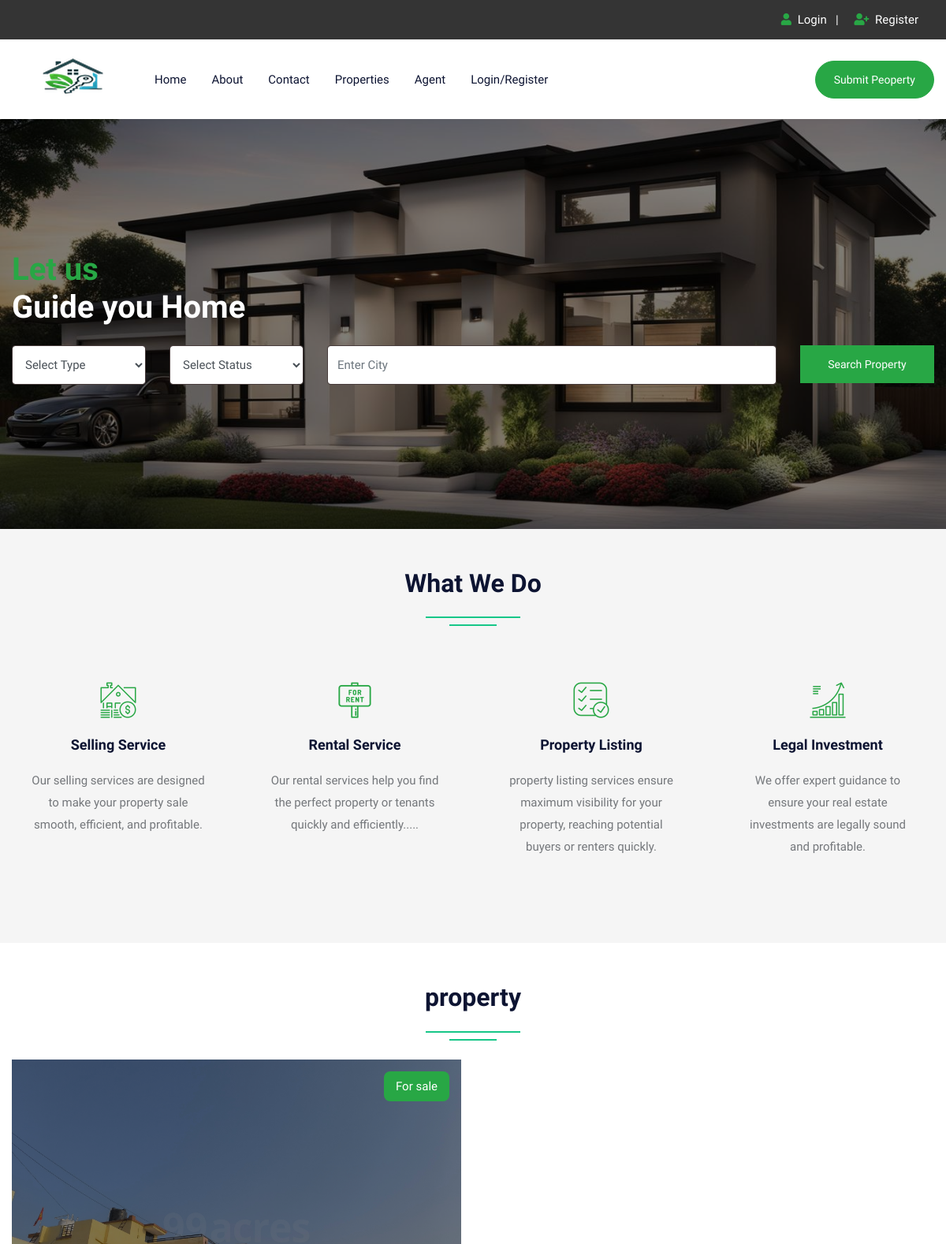
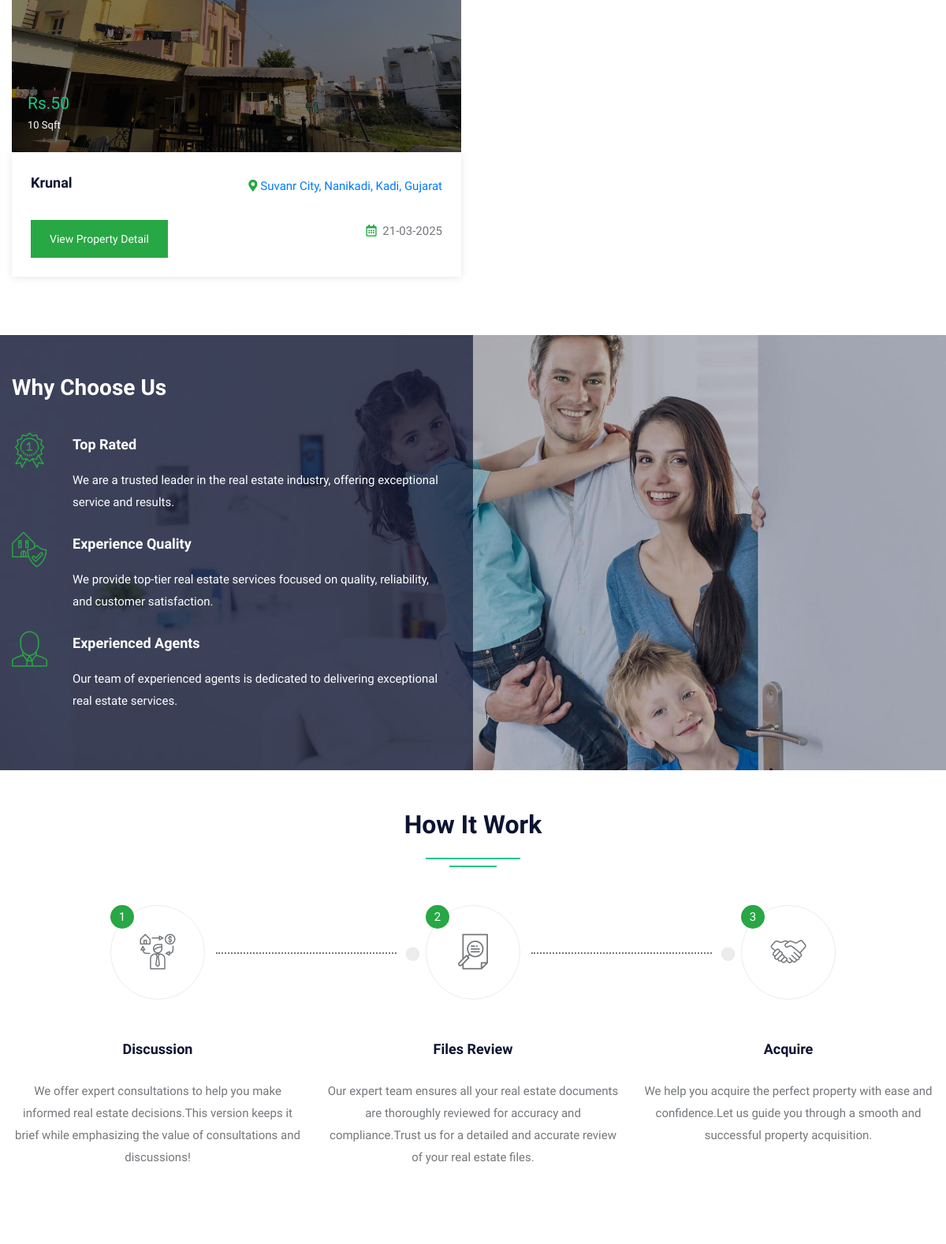
The page / (upper part) on the database its author committed (2 pictures, top to bottom).
### tables this page shows
CREATE TABLE `property` (
  `pid` int(11) NOT NULL,
  `title` varchar(200) NOT NULL,
  `pcontent` longtext NOT NULL,
  `type` varchar(100) NOT NULL,
  `bhk` varchar(50) NOT NULL,
  `stype` varchar(100) NOT NULL,
  `size` int(50) NOT NULL,
  `price` int(50) NOT NULL,
  `location` varchar(200) NOT NULL,
  `city` varchar(100) NOT NULL,
  `state` varchar(100) NOT NULL,
  `pimage1` varchar(50) NOT NULL,
  `pimage2` varchar(50) NOT NULL,
  `pimage3` varchar(50) NOT NULL,
  `pimage4` varchar(50) NOT NULL,
  `uid` int(50) NOT NULL,
  `status` varchar(50) NOT NULL,
  `date` datetime NOT NULL DEFAULT current_timestamp()
);

### index.php (the view, shortened to what this page needs)
<!DOCTYPE html>
<html lang="en">
<head>
<link rel="stylesheet" type="text/css" href="css/bootstrap.min.css">
<link rel="stylesheet" type="text/css" href="css/bootstrap-slider.css">
<link rel="stylesheet" type="text/css" href="css/jquery-ui.css">
<link rel="stylesheet" type="text/css" href="css/layerslider.css">
<link rel="stylesheet" type="text/css" href="css/color.css" id="color-change">
<link rel="stylesheet" type="text/css" href="css/owl.carousel.min.css">
<link rel="stylesheet" type="text/css" href="css/font-awesome.min.css">
<link rel="stylesheet" type="text/css" href="fonts/flaticon/flaticon.css">
<link rel="stylesheet" type="text/css" href="css/style.css">
</head>
<body>
<div id="page-wrapper">
    <div class="row">
		<?php include("include/header.php");?>
        <div class="overlay-black w-100 slider-banner1 position-relative" style="background-image: url('images/banner/model.jpg'); background-size:100% 130%; background-position:center; background-repeat: no-repeat;">
            <div class="container h-100">
                <div class="row h-100 align-items-center">
                    <div class="col-lg-12">
                        <div class="text-white">
                            <h1 class="mb-4"><span class="text-success">Let us</span><br>
                            Guide you Home</h1>
                             <form method="post" action="propertygrid.php">
                                <div class="row">
                                    <div class="col-md-6 col-lg-2">
                                        <div class="form-group">
                                            <select class="form-control" name="type">
                                                <option value="">Select Type</option>
                                            </select>
                                        </div>
                                    </div>
                                    <div class="col-md-6 col-lg-2">
                                        <div class="form-group">
                                            <select class="form-control" name="stype">
                                                <option value="">Select Status</option>
                                            </select>
                                        </div>
                                    </div>
                                    <div class="col-md-8 col-lg-6">
                                        <div class="form-group">
                                            <input type="text" class="form-control" name="city" placeholder="Enter City" required>
                                        </div>
                                    </div>
                                    <div class="col-md-4 col-lg-2">
                                        <div class="form-group">
                                            <button type="submit" name="filter" class="btn btn-success w-100">Search Property</button>
                                        </div>
                                    </div>
                                </div>
                            </form>
                        </div>
                    </div>
                </div>
            </div>
        </div>
        <div class="full-row bg-gray">
            <div class="container">
                <div class="row">
                    <div class="col-lg-12">
                        <h2 class="text-secondary double-down-line text-center mb-5">What We Do</h2></div>
                </div>
                <div class="text-box-one">
                    <div class="row">
                    <div class="col-lg-3 col-md-6">
                            <div class="p-4 text-center hover-bg-white hover-shadow rounded mb-4 transation-3s">
								<i class="flaticon-rent text-success flat-medium" aria-hidden="true"></i>
                                <h5 class="text-secondary hover-text-success py-3 m-0"><a href="#">Selling Service</a></h5>
                                <p>Our selling services are designed to make your property sale smooth, efficient, and profitable.</p>
                            </div>
                        </div>
                        <div class="col-lg-3 col-md-6">
                            <div class="p-4 text-center hover-bg-white hover-shadow rounded mb-4 transation-3s">
								<i class="flaticon-for-rent text-success flat-medium" aria-hidden="true"></i>
                                <h5 class="text-secondary hover-text-success py-3 m-0"><a href="#">Rental Service</a></h5>
                                <p>Our rental services help you find the perfect property or tenants quickly and efficiently.....</p>
                            </div>
                        </div>
                        <div class="col-lg-3 col-md-6">
                            <div class="p-4 text-center hover-bg-white hover-shadow rounded mb-4 transation-3s">
								<i class="flaticon-list text-success flat-medium" aria-hidden="true"></i>
                                <h5 class="text-secondary hover-text-success py-3 m-0"><a href="#">Property Listing</a></h5>
                                <p>property listing services ensure maximum visibility for your property, reaching potential buyers or renters quickly.</p>
                            </div>
                        </div>
                        <div class="col-lg-3 col-md-6">
                            <div class="p-4 text-center hover-bg-white hover-shadow rounded mb-4 transation-3s">
								<i class="flaticon-diagram text-success flat-medium" aria-hidden="true"></i>
                                <h5 class="text-secondary hover-text-success py-3 m-0"><a href="#">Legal Investment</a></h5>
                                <p>We offer expert guidance to ensure your real estate investments are legally sound and profitable.</p>
                            </div>
                        </div>
                    </div>
                </div>
            </div>
        </div>
        <div class="full-row">
            <div class="container">
                <div class="row">
                    <div class="col-md-12">
                    <h2 class="text-secondary double-down-line text-center mb-4">property</h2></div>
                    <?php
$query = mysqli_query($conn, "SELECT property.*, user.uname, user.utype, user.uimage
    FROM property
    JOIN user ON property.uid = user.uid
    WHERE property.status = 'approved'  -- Only approved properties
    ORDER BY property.date DESC LIMIT 9");
while ($row = mysqli_fetch_array($query)) {
?>
    <div class="col-md-6">
                                <div class="featured-thumb hover-zoomer mb-4">
                                    <div class="overlay-black overflow-hidden position-relative"> <img src="admin/property/<?php echo $row['12'];?>" alt="pimage1">
                                        <div class="sale bg-success text-white">For <?php echo $row['5'];?></div>
                                        <div class="price text-primary text-capitalize">Rs.<?php echo $row['7'];?> <span class="text-white"><?php echo $row['6'];?> Sqft</span></div>
                                    </div>
                                    <div class="featured-thumb-data shadow-one">
                                        <div class= "p-4 d-flex justify-content-between align-items-center">
                                            <h5 class="text-secondary hover-text-success mb-2 text-capitalize">
                                                <a href="propertydetail.php?pid=<?php echo $row['0'];?>"><?php echo $row['1'];?></a>
                                            </h5>
                                            <span class="location text-capitalize">
    <i class="fas fa-map-marker-alt text-success"></i>
    <a href="https://www.google.com/maps/search/<?php echo urlencode($row['8']); ?>" target="_blank">
        <?php echo $row['8']; ?>
    </a>
                                            </span>
                                        </div>
                                        <div class="px-4 pb-4 d-inline-block w-100">
                                        <a href="propertydetail.php?pid=<?php echo $row['pid']; ?>" class="btn btn-success btn-sm">View Property Detail</a>
                                            <div class="float-right">
                                                <i class="far fa-calendar-alt text-success mr-1"></i>
                                                <?php echo date('d-m-Y', strtotime($row['date'])); ?>
                                            </div>
                                        </div>
                                    </div>
                                </div>
                            </div>
                            <?php } ?>
                                </div>
                            </div>
                        </div>
                    </div>
                </div>
        <div class="full-row living bg-one overlay-secondary-half" style="background-image: url('images/01.jpg'); background-size: cover; background-position: center center; background-repeat: no-repeat;">
            <div class="container">
                <div class="row">
                    <div class="col-md-12 col-lg-6">
                        <div class="living-list pr-4">
                            <h3 class="pb-4 mb-3 text-white">Why Choose Us</h3>
                            <ul>
                                <li class="mb-4 text-white d-flex">
									<i class="flaticon-reward flat-medium float-left d-table mr-4 text-success" aria-hidden="true"></i>
									<div class="pl-2">
										<h5 class="mb-3">Top Rated</h5>
										<p>We are a trusted leader in the real estate industry, offering exceptional service and results.</p>
									</div>
                                </li>
                                <li class="mb-4 text-white d-flex">
									<i class="flaticon-real-estate flat-medium float-left d-table mr-4 text-success" aria-hidden="true"></i>
									<div class="pl-2">
										<h5 class="mb-3">Experience Quality</h5>
										<p>We provide top-tier real estate services focused on quality, reliability, and customer satisfaction.</p>
									</div>
                                </li>
                                <li class="mb-4 text-white d-flex">
									<i class="flaticon-seller flat-medium float-left d-table mr-4 text-success" aria-hidden="true"></i>
									<div class="pl-2">
										<h5 class="mb-3">Experienced Agents</h5>
										<p>Our team of experienced agents is dedicated to delivering exceptional real estate services.</p>
									</div>
                                </li>
                            </ul>
                        </div>
                    </div>
                </div>
            </div>
        </div>
        <div class="full-row">
            <div class="container">
                <div class="row">
                    <div class="col-lg-12">
                        <h2 class="text-secondary double-down-line text-center mb-5">How It Work</h2>
                        </div>
                </div>
                <div class="row">
                    <div class="col-md-4">
                        <div class="icon-thumb-one text-center mb-5">
                            <div class="bg-success text-white rounded-circle position-absolute z-index-9">1</div>
                            <div class="left-arrow"><i class="flaticon-investor flat-medium icon-success" aria-hidden="true"></i></div>
                            <h5 class="text-secondary mt-5 mb-4">Discussion</h5>
                            <p>We offer expert consultations to help you make informed real estate decisions.This version keeps it brief while emphasizing the value of consultations and discussions!</p>
                        </div>
                    </div>
                    <div class="col-md-4">
                        <div class="icon-thumb-one text-center mb-5">
                            <div class="bg-success text-white rounded-circle position-absolute z-index-9">2</div>
                            <div class="left-arrow"><i class="flaticon-search flat-medium icon-success" aria-hidden="true"></i></div>
                            <h5 class="text-secondary mt-5 mb-4">Files Review</h5>
                            <p>Our expert team ensures all your real estate documents are thoroughly reviewed for accuracy and compliance.Trust us for a detailed and accurate review of your real estate files.</p>
                        </div>
                    </div>
                    <div class="col-md-4">
                        <div class="icon-thumb-one text-center mb-5">
                            <div class="bg-success text-white rounded-circle position-absolute z-index-9">3</div>
                            <div><i class="flaticon-handshake flat-medium icon-success" aria-hidden="true"></i></div>
                            <h5 class="text-secondary mt-5 mb-4">Acquire</h5>
                            <p>We help you acquire the perfect property with ease and confidence.Let us guide you through a smooth and successful property acquisition.</p>
                        </div>
                    </div>
                </div>
            </div>
        </div>
</body>
</html>

### css/color.css (style rules this page uses)
:root { --theme-ordinary-color: #74777b; }
:root { --theme-primary-color: #17c788; }
:root { --theme-secondary-color: #0d1432; }
:root { --theme-white-color: #fff; }
:root { --theme-light-color: #f8f8f8; }
:root { --theme-gray-color: #f5f5f5; }
:root { --theme-footer-color: #091b4b; }
:root { --theme-dark-color: #091b4b; }
:root { --text-light-color: #a3a7af; }
:root { --theme-primary-opacity-color: rgba(11, 191, 141, .8); }
:root { --theme-secondary-opacity-color: rgba(13,20,50,0.7); }
:root { --theme-white-opacity-color: rgba(255, 255, 255, 0.3); }
:root { --theme-dark-opacity-color: rgba(0, 0, 0, 0.5); }
:root { --theme-ordinary-font: 'Muli', sans-serif; }
:root { --theme-highlight-font: 'Comfortaa', cursive; }

### rows shown on the page
property: pimage2 (picture), stype "sale", price "50", size "10", title "Krunal", location "Suvanr City, Nanikadi, Kadi, Gujarat", date "21-03-2025"
